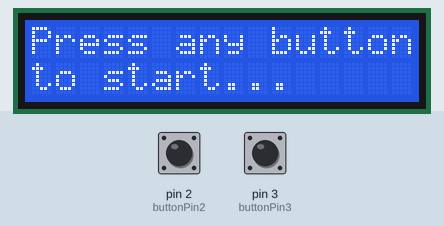
Recording of a sketch running on a simulated Arduino Uno, built with avr-gcc and run on an emulated ATmega328P. Parts: 16×2 character LCD. Inputs (shaded band) come from the test bench; at power-on: pin 2 (buttonPin2) LOW, pin 3 (buttonPin3) LOW. Random numbers use the default seed unless the sketch sets one; what the sketch prints to the serial monitor is not drawn.

Above: at 1.2 s.
1.3 s: pin 2 (buttonPin2) pulled HIGH for 0.15 s
At 1.7 s:
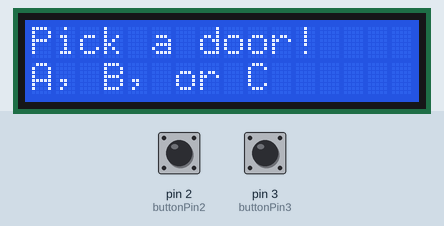
2.9 s: pin 2 (buttonPin2) pulled HIGH for 1 s
At 4.1 s:
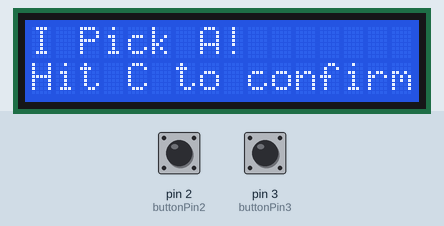
5.4 s: pin 3 (buttonPin3) pulled HIGH for 0.15 s
At 6.1 s:
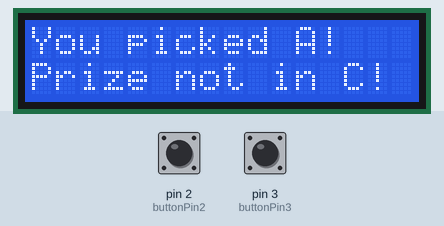
7.0 s: pin 3 (buttonPin3) pulled HIGH for 1 s
At 7.4 s:
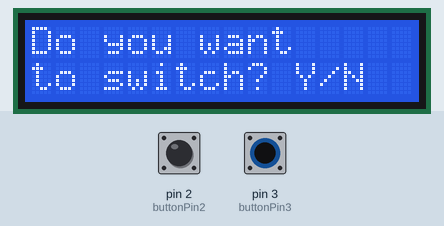
9.5 s: pin 2 (buttonPin2) pulled HIGH for 0.15 s
At 10.4 s:
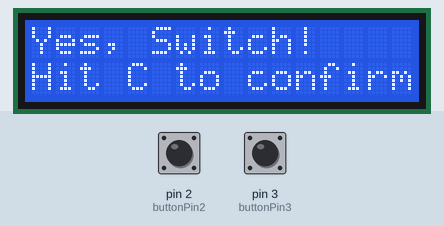
11.1 s: pin 3 (buttonPin3) pulled HIGH for 0.15 s
At 11.7 s:
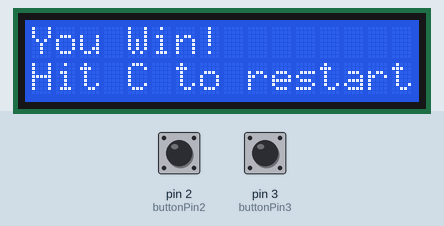
Timing chart, 0 to 13.7 s (numbered marks = the images above; inputs shaded):
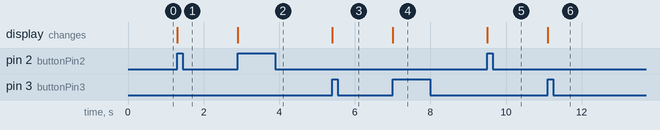

The sketch:

montyHallLCD.ino
```cpp
#include <LiquidCrystal.h>
// initialize the library with the numbers of the interface pins
LiquidCrystal lcd(4, 6, 10, 11, 12, 13);
const int buttonPin2 = 2; // the number of the pushbutton pin
const int buttonPin3 = 3; // the number of the pushbutton pin
int buttonPushCounter2 = -1; // counter for the number of button presses
int buttonState2 = 0; // current state of the button
int lastButtonState2 = 0; // previous state of the button
int buttonPushCounter3 = 0; // counter for the number of button presses
int buttonState3 = 0; // current state of the button
int lastButtonState3 = 0; // previous state of the button
int gameState = -1;
int doorWithPrize = -1;
int wouldSwitchTo = -1;
int pickedDoor = -1;
void setup() {
// set up the LCD's number of columns and rows:
lcd.begin(16, 2);

pinMode(buttonPin2, INPUT);
pinMode(buttonPin3, INPUT);
Serial.begin(9600);
doorWithPrize = int(random(3));
//doorWithPrize = 2;
Serial.println("prize door: ");
Serial.println(doorWithPrize);
}
void loop() {
  switch(gameState){
  case -1:
    start();
    break;
  case 0:
    case0();
    break;
  case 1:
    case1();
    break;
  case 2:
    case2();
    break;
  case 3:
    case3();
  }
}
void start(){
lcd.setCursor(0, 0);
lcd.print("Press any button");
lcd.setCursor(0, 1);
lcd.print("to start...");
buttonState2 = digitalRead(buttonPin2);
buttonState3 = digitalRead(buttonPin3);
if(buttonState2 != lastButtonState2 || buttonState3 != lastButtonState3){
if(buttonState2 == HIGH) { lcd.clear(); gameState++;}
if(buttonState3 == HIGH) { lcd.clear(); gameState++;}
}
lastButtonState2 = buttonState2;
lastButtonState3 = buttonState3;
// Serial.println("prize door: ");
// Serial.println(doorWithPrize);

}
void case0(){
  if(buttonPushCounter2 == -1){
    lcd.setCursor(0, 0);
    lcd.print("Pick a door!");
    lcd.setCursor(0, 1);
    lcd.print("A, B, or C");
    buttonPushCounter2++;
  }
  buttonState2 = digitalRead(buttonPin2);
  buttonState3 = digitalRead(buttonPin3);
  if(buttonState2 != lastButtonState2){
    if(buttonState2 == HIGH) {
      lcd.clear();
      if(buttonPushCounter2 % 3 == 0){ lcd.setCursor(0,0); lcd.print("I Pick A!"); lcd.setCursor(0, 1); lcd.print("Hit C to confirm.");}
      if(buttonPushCounter2 % 3 == 1){ lcd.setCursor(0,0); lcd.print("I Pick B!"); lcd.setCursor(0, 1); lcd.print("Hit C to confirm.");}
      if(buttonPushCounter2 % 3 == 2){ lcd.setCursor(0,0); lcd.print("I Pick C!"); lcd.setCursor(0, 1); lcd.print("Hit C to confirm.");}
      buttonPushCounter2++;
    }
  }
  if(buttonState3 != lastButtonState3 && (buttonPushCounter2 - 1) != -1 ){
    if(buttonState3 == HIGH){
       lcd.clear();
        gameState++;
    }
  }
  lastButtonState2 = buttonState2;
  lastButtonState3 = buttonState3;
}
void case1(){
  pickedDoor = (buttonPushCounter2 - 1) % 3;
  if(pickedDoor == 0){ lcd.setCursor(0,0); lcd.print("You picked A!");
    if(doorWithPrize == pickedDoor){
      lcd.setCursor(0,1);
      lcd.print("Prize not in B!");
      wouldSwitchTo = 2; // lose
    }else{
      if(doorWithPrize == 1){ lcd.setCursor(0,1); lcd.print("Prize not in C!"); wouldSwitchTo = 1;} //win
      if(doorWithPrize == 2){ lcd.setCursor(0,1); lcd.print("Prize not in B!"); wouldSwitchTo = 2;} //win
    }
  }

  if(pickedDoor == 1){ lcd.setCursor(0,0); lcd.print("You picked B!");
    if(doorWithPrize == pickedDoor){
      lcd.setCursor(0,1);
      lcd.print("Prize not in C!");
      wouldSwitchTo = 0; // lose
    }else{
      if(doorWithPrize == 0){ lcd.setCursor(0,1); lcd.print("Prize not in C!"); wouldSwitchTo = 0;} //win
      if(doorWithPrize == 2){ lcd.setCursor(0,1); lcd.print("Prize not in A!"); wouldSwitchTo = 2;} //win
    }
  }

  if(pickedDoor == 2){ lcd.setCursor(0,0); lcd.print("You picked C!");
    if(doorWithPrize == pickedDoor){
      lcd.setCursor(0,1);
      lcd.print("Prize not in A!");
      wouldSwitchTo = 1; //lose
    }else{
      if(doorWithPrize == 0){ lcd.setCursor(0,1); lcd.print("Prize not in B!"); wouldSwitchTo = 0;}
      if(doorWithPrize == 1){ lcd.setCursor(0,1); lcd.print("Prize not in A!"); wouldSwitchTo = 1;}
    }
  }

  buttonState3 = digitalRead(buttonPin3);

  if(buttonState3 != lastButtonState3){
    if(buttonState3 == HIGH){
      lcd.clear();
      lcd.setCursor(0,0);
      lcd.print("Do you want");
      lcd.setCursor(0,1);
      lcd.print("to switch? Y/N");
      buttonPushCounter2 = 0;
      gameState++;
    }
  }
  lastButtonState3 = buttonState3;
}

void case2(){

  buttonState2 = digitalRead(buttonPin2);
  buttonState3 = digitalRead(buttonPin3);

  if(buttonState2 != lastButtonState2){
    if(buttonState2 == HIGH) {
      lcd.clear();
  if(buttonPushCounter2 % 2 == 0){ lcd.setCursor(0,0); lcd.print("Yes, Switch!"); lcd.setCursor(0, 1); lcd.print("Hit C to confirm.");}
  if(buttonPushCounter2 % 2 == 1){ lcd.setCursor(0,0); lcd.print("No, Keep Door!"); lcd.setCursor(0, 1); lcd.print("Hit C to confirm.");}
    buttonPushCounter2++;
  }
  }
  if(buttonState3 != lastButtonState3){
    if(buttonState3 == HIGH){
      lcd.clear();
      int yesOrNo = (buttonPushCounter2 - 1) % 2;
    if(yesOrNo == 0){
      if(wouldSwitchTo == doorWithPrize){ lcd.clear(); lcd.setCursor(0,0); lcd.print("You Win!"); lcd.setCursor(0, 1); lcd.print("Hit C to restart.");}
        else{ lcd.clear(); lcd.setCursor(0,0); lcd.print("You Lose!"); lcd.setCursor(0, 1); lcd.print("Hit C to restart.");}
     }else if(yesOrNo == 1){
        if(pickedDoor == doorWithPrize){ lcd.clear(); lcd.setCursor(0,0); lcd.print("You Win!"); lcd.setCursor(0, 1); lcd.print("Hit C to restart.");}
        else{ lcd.clear(); lcd.setCursor(0,0); lcd.print("You Lose!"); lcd.setCursor(0, 1); lcd.print("Hit C to restart.");}
     }
      gameState++;
    }
  }
  lastButtonState2 = buttonState2;
  lastButtonState3 = buttonState3;
}

void case3(){
  buttonState3 = digitalRead(buttonPin3);

  if(buttonState3 != lastButtonState3){
    if(buttonState3 == HIGH){
      lcd.clear();
      buttonPushCounter2 = -1;
      gameState = -1;
      doorWithPrize = int(random(3));
//doorWithPrize = 2;
      Serial.println("prize door: ");
      Serial.println(doorWithPrize);
    }
  }
  lastButtonState3 = buttonState3;
}
```

Measured:
- after the input at 1.3 s, the display: first changes at once (image 1 shows a later state)
- after the input at 2.9 s, the display: changes at once (image 2)
- after the input at 5.4 s, the display: first changes at once (image 3 shows a later state)
- after the input at 7.0 s, the display: changes at once (image 4)
- after the input at 9.5 s, the display: changes at once (image 5)
- after the input at 11.1 s, the display: changes at once (image 6)
